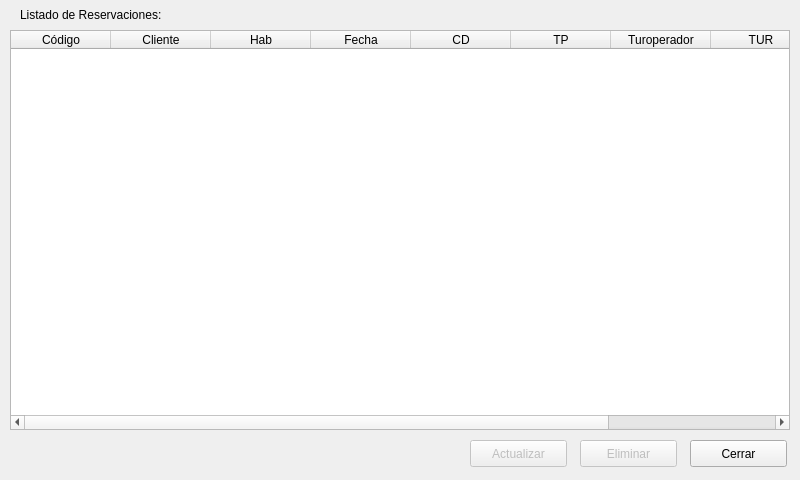
<?xml version="1.0" encoding="UTF-8"?>
<ui version="4.0">
 <class>Form</class>
 <widget class="QWidget" name="Form">
  <property name="windowModality">
   <enum>Qt::ApplicationModal</enum>
  </property>
  <property name="geometry">
   <rect>
    <x>0</x>
    <y>0</y>
    <width>800</width>
    <height>480</height>
   </rect>
  </property>
  <property name="windowTitle">
   <string>Listado de Reservaciones</string>
  </property>
  <widget class="QLabel" name="label">
   <property name="geometry">
    <rect>
     <x>20</x>
     <y>6</y>
     <width>201</width>
     <height>17</height>
    </rect>
   </property>
   <property name="text">
    <string>Listado de Reservaciones:</string>
   </property>
  </widget>
  <widget class="QTableWidget" name="listado">
   <property name="geometry">
    <rect>
     <x>10</x>
     <y>30</y>
     <width>780</width>
     <height>400</height>
    </rect>
   </property>
   <property name="editTriggers">
    <set>QAbstractItemView::NoEditTriggers</set>
   </property>
   <property name="selectionMode">
    <enum>QAbstractItemView::SingleSelection</enum>
   </property>
   <property name="selectionBehavior">
    <enum>QAbstractItemView::SelectRows</enum>
   </property>
   <property name="columnCount">
    <number>9</number>
   </property>
   <attribute name="horizontalHeaderStretchLastSection">
    <bool>true</bool>
   </attribute>
   <column>
    <property name="text">
     <string>Código</string>
    </property>
    <property name="toolTip">
     <string>Número de Identificación</string>
    </property>
   </column>
   <column>
    <property name="text">
     <string>Cliente</string>
    </property>
   </column>
   <column>
    <property name="text">
     <string>Hab</string>
    </property>
    <property name="toolTip">
     <string/>
    </property>
   </column>
   <column>
    <property name="text">
     <string>Fecha</string>
    </property>
    <property name="toolTip">
     <string>Fecha de entrada</string>
    </property>
   </column>
   <column>
    <property name="text">
     <string>CD</string>
    </property>
    <property name="toolTip">
     <string/>
    </property>
   </column>
   <column>
    <property name="text">
     <string>TP</string>
    </property>
    <property name="toolTip">
     <string>Tipo de pago</string>
    </property>
   </column>
   <column>
    <property name="text">
     <string>Turoperador</string>
    </property>
   </column>
   <column>
    <property name="text">
     <string>TUR</string>
    </property>
    <property name="toolTip">
     <string>Es parte de un TUR</string>
    </property>
   </column>
   <column>
    <property name="text">
     <string>Costo</string>
    </property>
   </column>
  </widget>
  <widget class="QPushButton" name="cerrar">
   <property name="geometry">
    <rect>
     <x>690</x>
     <y>440</y>
     <width>97</width>
     <height>27</height>
    </rect>
   </property>
   <property name="text">
    <string>Cerrar</string>
   </property>
  </widget>
  <widget class="QPushButton" name="eliminar">
   <property name="enabled">
    <bool>false</bool>
   </property>
   <property name="geometry">
    <rect>
     <x>580</x>
     <y>440</y>
     <width>97</width>
     <height>27</height>
    </rect>
   </property>
   <property name="text">
    <string>Eliminar</string>
   </property>
  </widget>
  <widget class="QPushButton" name="actualizar">
   <property name="enabled">
    <bool>false</bool>
   </property>
   <property name="geometry">
    <rect>
     <x>470</x>
     <y>440</y>
     <width>97</width>
     <height>27</height>
    </rect>
   </property>
   <property name="text">
    <string>Actualizar</string>
   </property>
  </widget>
 </widget>
 <tabstops>
  <tabstop>listado</tabstop>
  <tabstop>cerrar</tabstop>
  <tabstop>eliminar</tabstop>
  <tabstop>actualizar</tabstop>
 </tabstops>
 <resources/>
 <connections/>
</ui>
